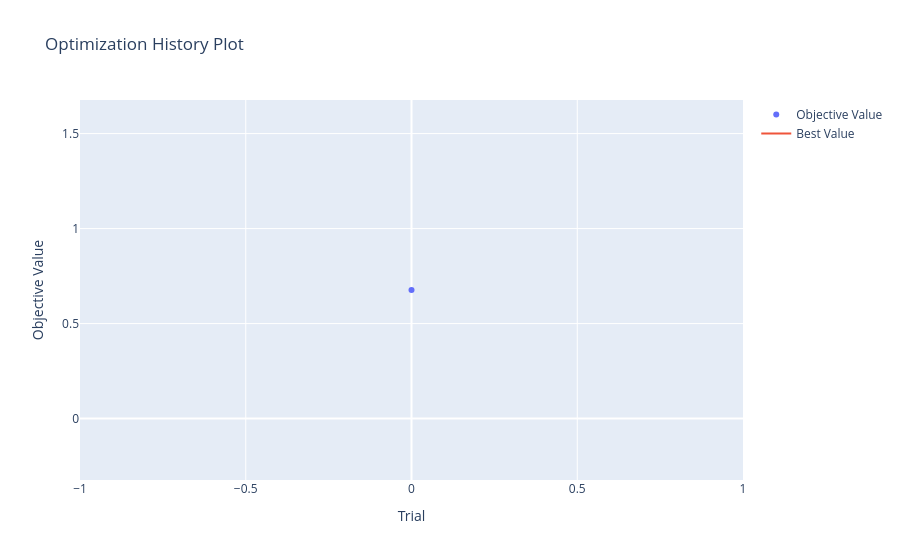
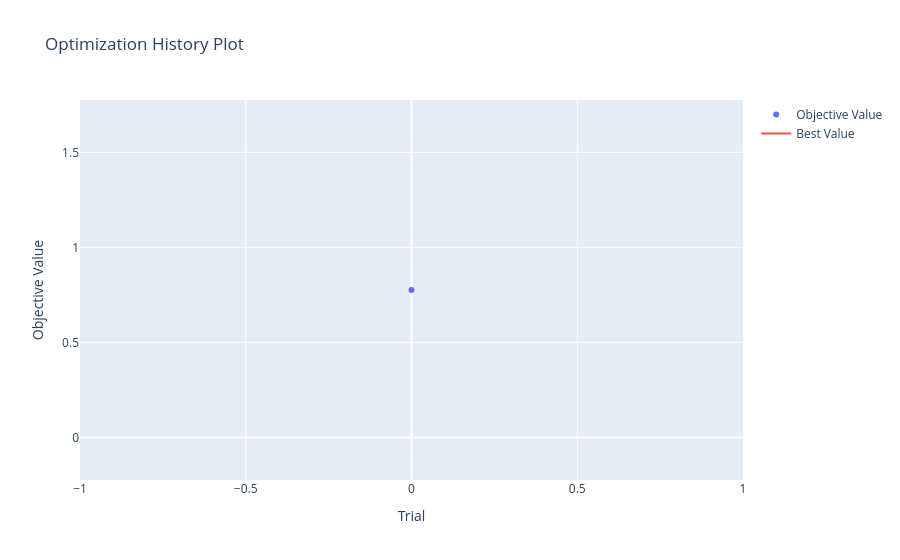

Source (notebook cell) for these figures, in order:
### Markdown cell above
## Optuna Visualizations

### Code cell
from optuna.visualization import plot_optimization_history, plot_param_importances

for name, study in studies.items():
    print(f'\n{name.upper()} Optimization History:')
    display(plot_optimization_history(study))

### Figure 1 — Plotly figure (JSON) as saved in the notebook; plotly's stock layout.template omitted (floating-point values rounded to 4 significant figures)
{"data": [{"mode": "markers", "name": "Objective Value", "type": "scatter", "x": [0], "y": [0.6767]}, {"mode": "lines", "name": "Best Value", "type": "scatter", "x": [0], "y": [0.6767]}, {"marker": {"color": "#cccccc"}, "mode": "markers", "name": "Infeasible Trial", "showlegend": false, "type": "scatter", "x": [], "y": []}], "layout": {"title": {"text": "Optimization History Plot"}, "xaxis": {"title": {"text": "Trial"}}, "yaxis": {"title": {"text": "Objective Value"}}}}

### Figure 2 — Plotly figure (JSON) as saved in the notebook; plotly's stock layout.template omitted (floating-point values rounded to 4 significant figures)
{"data": [{"mode": "markers", "name": "Objective Value", "type": "scatter", "x": [0], "y": [0.7759]}, {"mode": "lines", "name": "Best Value", "type": "scatter", "x": [0], "y": [0.7759]}, {"marker": {"color": "#cccccc"}, "mode": "markers", "name": "Infeasible Trial", "showlegend": false, "type": "scatter", "x": [], "y": []}], "layout": {"title": {"text": "Optimization History Plot"}, "xaxis": {"title": {"text": "Trial"}}, "yaxis": {"title": {"text": "Objective Value"}}}}
